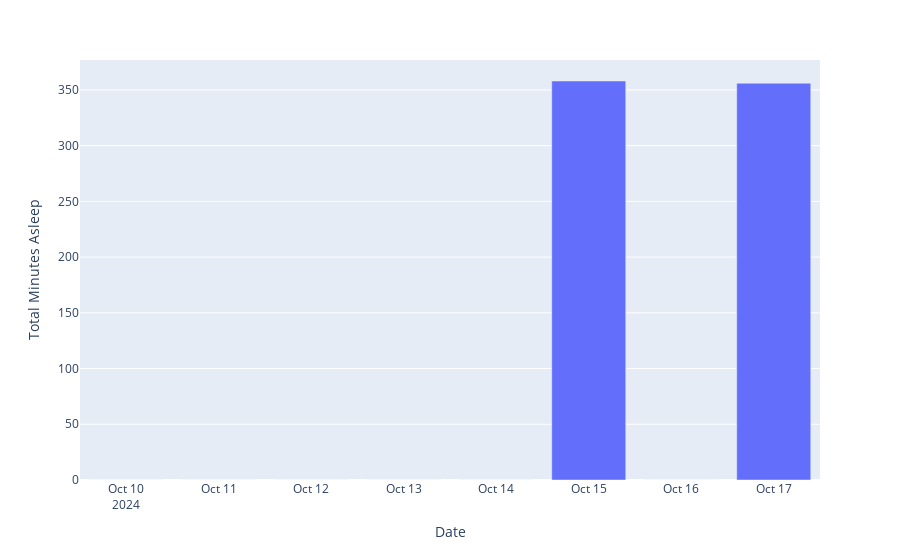

The code cell stored with this chart in its notebook:
### Code cell
fig = px.bar(week_sleep, x='Date', y='Total Minutes Asleep')
fig.show()

### Figure 1 — Plotly figure (JSON) as saved in the notebook; plotly's stock layout.template omitted (floating-point values rounded to 4 significant figures)
{"data": [{"alignmentgroup": "True", "hovertemplate": "Date=%{x}<br>Total Minutes Asleep=%{y}<extra></extra>", "legendgroup": "", "marker": {"color": "#636efa", "pattern": {"shape": ""}}, "name": "", "offsetgroup": "", "orientation": "v", "showlegend": false, "textposition": "auto", "type": "bar", "x": ["2024-10-10", "2024-10-11", "2024-10-12", "2024-10-13", "2024-10-14", "2024-10-15", "2024-10-16", "2024-10-17"], "xaxis": "x", "y": [0, 0, 0, 0, 0, 358, 0, 356], "yaxis": "y"}], "layout": {"barmode": "relative", "legend": {"tracegroupgap": 0}, "margin": {"t": 60}, "xaxis": {"anchor": "y", "domain": [0, 1], "title": {"text": "Date"}}, "yaxis": {"anchor": "x", "domain": [0, 1], "title": {"text": "Total Minutes Asleep"}}}}
